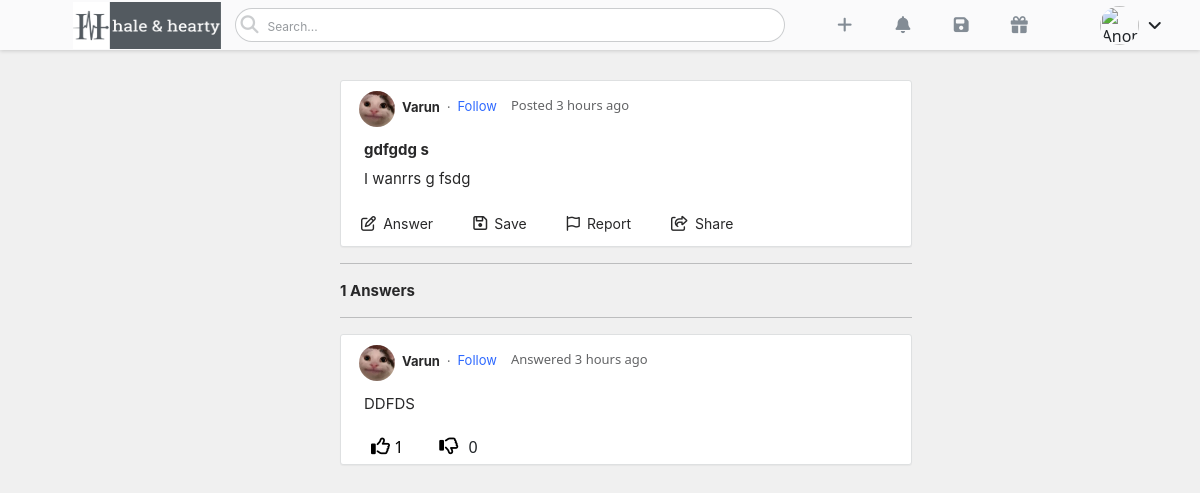
Before: /posts/6/ with the older database file.
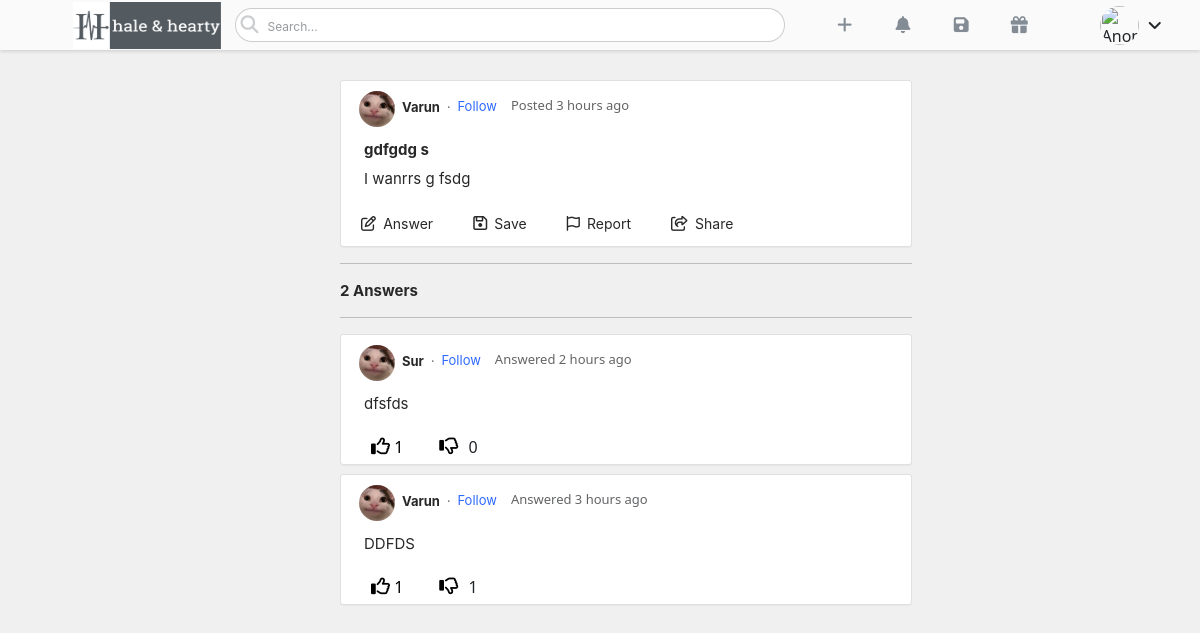
After: the same page with the newer database file.
### main/models.py (models this page shows, shortened)
class Post(models.Model):
    author = models.ForeignKey(User,on_delete=models.CASCADE)
    title = models.CharField(max_length=150)
    body = RichTextField(blank = True,null = True)
    created = models.DateTimeField(default=now)
    favourite = models.ManyToManyField(User,related_name="favourite",blank = True)

class Profile(models.Model):
    user = models.OneToOneField(User,on_delete=models.CASCADE)
    image = models.ImageField(default="default.PNG",upload_to = "profile_pics")
    about = models.TextField(default="I am nerd")
    location = models.CharField(max_length=100)
    usercreated = models.DateTimeField(default=now)
    followers = models.ManyToManyField(User,blank=True,related_name="followers")
    coins = models.IntegerField(default=0)

class Comment(models.Model):
    body = RichTextField(blank = True,null = True)
    user = models.ForeignKey(User,on_delete=models.CASCADE)
    post = models.ForeignKey(Post,on_delete=models.CASCADE,null=True)
    commented = models.DateTimeField(default=now)
    likes = models.ManyToManyField(User,blank=True,related_name="likes")
    dislikes = models.ManyToManyField(User,blank=True,related_name="dislikes")

### main/views.py (the view, shortened to what this page needs)
# urls.py: path('posts/<int:pk>/',PostDetailview.as_view(),name = "post_detail"),
class PostDetailview(View,LoginRequiredMixin):
    def get(self,request,pk,*args,**kwargs):
        post = Post.objects.get(pk=pk)
        form = CommentForm()
        commentss = Comment.objects.filter(post=post)
        numberofcomments = len(commentss)
        comments = Comment.objects.filter(post=post).order_by('-commented')
        context = {
            "form":form,
            "post":post,
            'comments':comments,
            'numberofcomments':numberofcomments
        }
        return render(request,"post_detail.html",context)

### main/forms.py
class CommentForm(forms.ModelForm):
    class Meta:
        model = Comment
        fields = ['body']

### templates/post_detail.html (shortened to what this page needs)
{% load static %}
{% load humanize %}
{% load social_share %}
<!DOCTYPE html>
<html lang="en">
<head>
    <link href="https://cdn.jsdelivr.net/npm/bootstrap@5.1.0/dist/css/bootstrap.min.css" rel="stylesheet">
    <link rel="stylesheet" href="{% static 'css/home.css' %}">
</head>
<body style="background-color: rgba(165, 165, 165, 0.164);">
    <header class="navbarr">
        <div class="logo">
            <a href="{% url 'home' %}"><img src="{% static 'images/logoboi.PNG' %}" class="mylogogpbrr" alt="" width="148px" height="47px" style="cursor: pointer;position: relative;left: 30px;"></a>
        </div>
        <div class="searchdiv">
            <i class="fas fa-search"></i>
            <input type="search" class="searchh" placeholder="Search...">
        </div>
        <div class="iconsdivuser">
            <a href="{% url 'ask_question' %}"><i class="fas fa-plus" data-bs-toggle="tooltip" title = "Ask Questions"></i></a>
            <a href="{% url 'notifications' %}"><i class="fas fa-bell" data-bs-toggle="tooltip" title="Notifications"></i></a>
            <a href="{% url 'saveposts' %}"><i class="fas fa-save" data-bs-toggle="tooltip" title = "Saved Posts"></i></a>
            <a href="{% url 'reddemcoins' %}"><i class="fas fa-gift" data-bs-toggle="tooltip" title = "Redeem Coins"></i></a>
        </div>
        <div class="userdiv">
            <img src="{{user.profile.image.url}}" data-bs-toggle="tooltip" title = "{{request.user}}" width="39px" height="39px" class="userprofilebruh">
            <i class="fas fa-angle-down" onclick="usernav()"></i>
        </div>
    </header>
    <div class="postdivgobrr" style="margin-top: 80px;">
        <div class="postdivheader">
            <img src="{{post.author.profile.image.url}}" alt="" width="36px" height="36px" class="postdivheaderimg">
            <a href="{% url 'profile' post.author.pk %}"><p class="postdivheadername">{{post.author}}</p></a>
            <span>.</span>
            <a href="{% url 'profile' post.author.profile.pk %}"><p class="postdivheaderfollow">Follow</p></a>
            <p class="whenposted">Posted {{post.created|naturaltime}}</p>
        </div>
        <div class="titlestuff">
            <a href="{% url 'post_detail' post.pk %}" target="_blank">
                {{post.title}}
            </a>
        </div>
        <div class="bodystuff">
            {{post.body|safe}}
        </div>
        <div class="bottom-stuff">
            <div class="answer-field" onclick="openasnwerpanel()">
                <i class="far fa-edit"></i>
                <span class="answer">Answer</span>
            </div>
            <a>
                <form action="{% url 'save_post' post.pk %}" id = "plxhelpme" onclick="jajajaja()" method="post">
                    <div class="save-field">
                        <i class="far fa-save"></i>
                        <span class="save">Save</span>
                    </div>
                </form>
            </a>
            <div class="report-field" data-bs-toggle="modal" data-bs-target="#modalofreport">
                <i class="far fa-flag"></i>
                <span class="report">Report</span>
            </div>
            <div class="share-field" data-bs-toggle="modal" data-bs-target="#sharepostshahahhha">
                <i class="far fa-share-square" data-bs-toggle="tooltip" title="Share"></i>
                <span class="share">Share</span>
            </div>
        </div>
  </div>
    <hr width="572px" style="position: relative;left: 340px;">
    {% if comments %}
        <p style="color: #282829;font-family: -apple-system, BlinkMacSystemFont, 'Segoe UI', Roboto, Oxygen, Ubuntu, Cantarell, 'Open Sans', 'Helvetica Neue', sans-serif;font-size: 15px;font-weight: bold;line-height: 21px;margin-left: 340px;">{{numberofcomments}} Answers</p>
        <hr width="572px" style="position: relative;left: 340px;">
    {% endif %}
  {% for comment in comments %}
    <div class="postanswersdiv">
        <div class="topstuff">
            <img src="{{comment.user.profile.image.url}}" width="36px" height="36px" alt="">
            <a href="{% url 'profile' comment.user.profile.pk %}"><p class="username">{{comment.user}}</p></a>
            <span>.</span>
            <a href="{% url 'profile' comment.user.profile.pk %}"><p class="followshit">Follow</p></a>
            <p class="whenanswered">Answered {{comment.commented|naturaltime}}</p>
        </div>
        <div class="bodystuff">
            {{comment.body|safe}}
        </div>
        <div class="bottomstuff" style="display: flex;">
            <form action="{% url 'addlikes' post.pk comment.pk %}" method = "POST">
                <button type="submit" style="background-color: transparent;border: none;outline: none;">
                    <i class="far fa-thumbs-up" style="font-size: 19px;margin-left: 24px;margin-bottom: 7px;" data-bs-toggle="tooltip" data-bs-placement="top" title = "Upvote Answer" onclick="colorblue()" id = "thumbsup"></i>
                    <span>{{comment.likes.all.count}}</span>
                </button>
            </form>
            <form action="{% url 'adddislikes' post.pk comment.pk %}" method = "POST">
                <button type="submit" style="background-color: transparent;border: none;outline: none;">
                    <i class="far fa-thumbs-down" style="font-size: 19px;margin-left: 24px;margin-bottom: 7px;" data-bs-toggle="tooltip" data-bs-placement="bottom" title = "Downvote Answer" onclick="colororange()" id = "thumbsdown"></i>
                </button>
                <span>{{comment.dislikes.all.count}}</span>
            </form>
        </div>
    </div>
  {% endfor %}
</body>
</html>

Changed rows visible on the page:
added Comment: user.profile.image (picture), user "Sur", commented "2 hours ago", body "dfsfds", likes.all.count "1", dislikes.all.count "0"
computed for Comment "DDFDS": dislikes.all.count "0" → "1"
Other visible differences:
{{ numberofcomments }}: "1" → "2"
